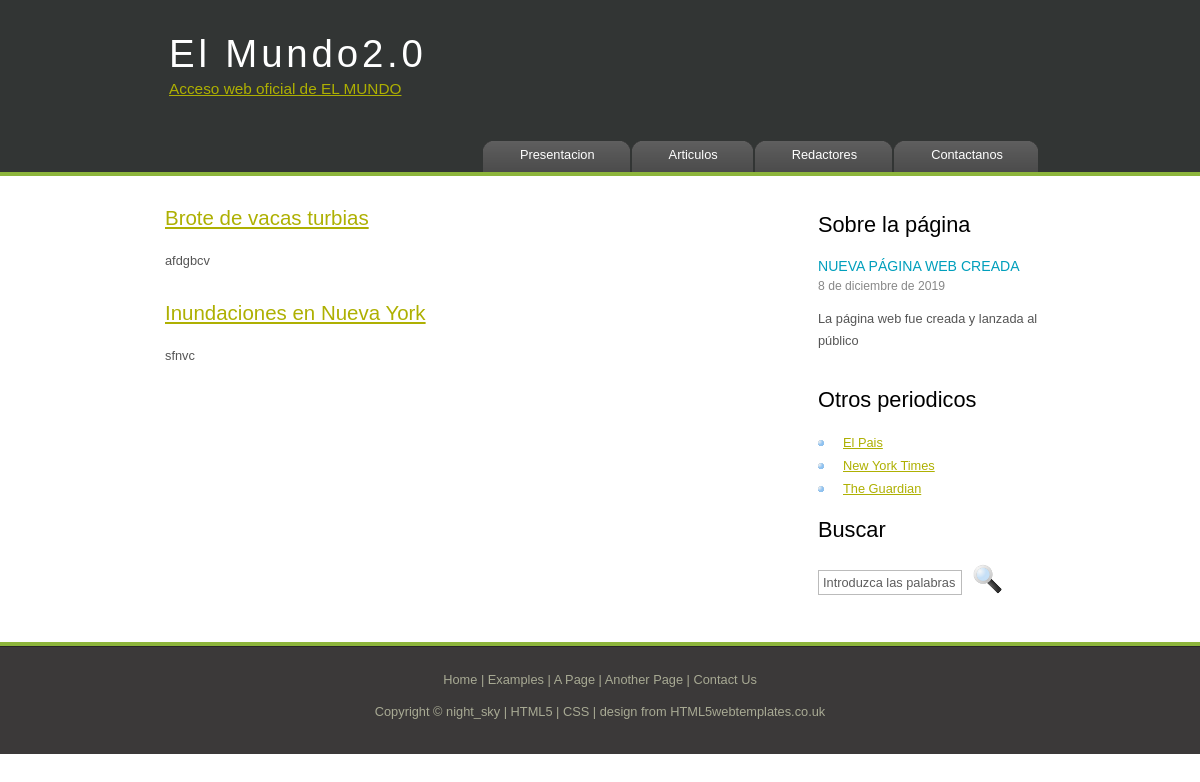
Page /redactor/3/ on the earlier database version.
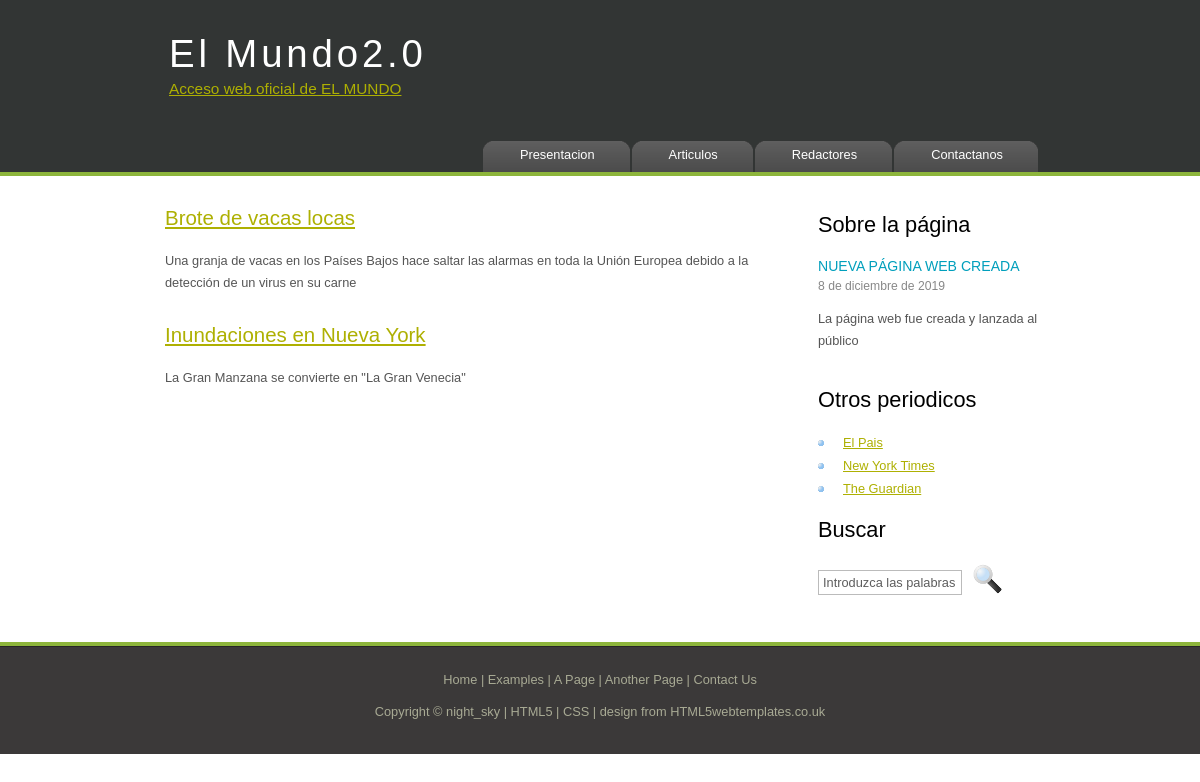
Same page on the later database version.
### appE1/models.py (models this page shows, shortened)
class Articulo(models.Model):
    redactor = models.ForeignKey(Redactor, on_delete=models.CASCADE)
    titular = models.CharField(max_length=100, default='')
    entradilla = models.TextField()
    noticia = models.TextField()
    fecha = models.DateField()

### appE1/views.py (the view)
# urls.py: path('redactor/<int:redactor_id>/', views.redactor, name='redactor'),
def redactor(request, redactor_id):
    redactor = get_object_or_404(Redactor, pk=redactor_id)
    articulos = get_list_or_404(Articulo.objects.order_by('titular'))
    context = {'redactor': redactor, 'listaArticulos': articulos}
    return render(request, 'redactor.html', context)

### appE1/templates/redactor.html (shortened to what this page needs)
{% extends "plantilla.html"%}
{% block contenido %}
{% if redactor %}
    {% if listaArticulos %}
        {% for a in listaArticulos %}
            {% if a.redactor == redactor %}
                <h2><a href="/articulo/{{ a.id }}">{{ a.titular}}</a></h2>
                <p>{{ a.entradilla }}</p>
            {% endif %}
        {% endfor %}
    {% else %}
        <p>No hay artículos</p>
    {% endif %}
{% else %}
    <p>No hay redactor</p>
{% endif %}
{% endblock %}

Differences in the rows shown:
changed Articulo: titular "Brote de vacas turbias" → "Brote de vacas locas"; entradilla "afdgbcv" → "Una granja de vacas en los Países Bajos hace saltar las alarmas en toda la Unión Europea debido a la detección de un virus en su carne"
changed Articulo "Inundaciones en Nueva York": entradilla "sfnvc" → "La Gran Manzana se convierte en \"La Gran Venecia\""
